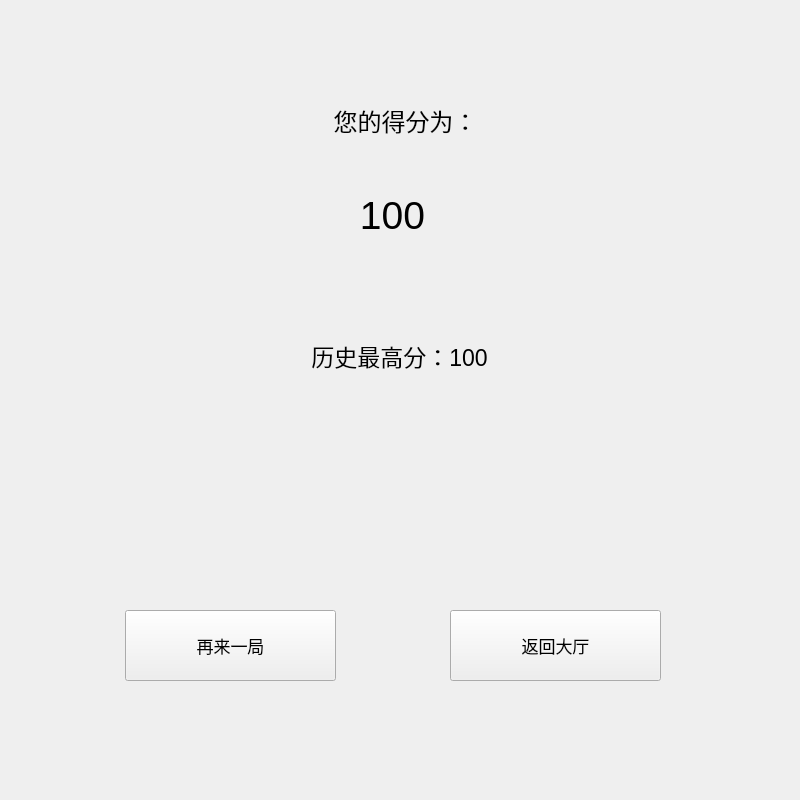
<?xml version="1.0" encoding="UTF-8"?>
<ui version="4.0">
 <class>End</class>
 <widget class="QWidget" name="End">
  <property name="geometry">
   <rect>
    <x>0</x>
    <y>0</y>
    <width>800</width>
    <height>800</height>
   </rect>
  </property>
  <property name="minimumSize">
   <size>
    <width>700</width>
    <height>700</height>
   </size>
  </property>
  <property name="maximumSize">
   <size>
    <width>1000</width>
    <height>1000</height>
   </size>
  </property>
  <property name="windowTitle">
   <string>游戏结束</string>
  </property>
  <widget class="QPushButton" name="restart">
   <property name="geometry">
    <rect>
     <x>125</x>
     <y>610</y>
     <width>211</width>
     <height>71</height>
    </rect>
   </property>
   <property name="font">
    <font>
     <pointsize>13</pointsize>
    </font>
   </property>
   <property name="text">
    <string>再来一局</string>
   </property>
  </widget>
  <widget class="QPushButton" name="hall">
   <property name="geometry">
    <rect>
     <x>450</x>
     <y>610</y>
     <width>211</width>
     <height>71</height>
    </rect>
   </property>
   <property name="font">
    <font>
     <pointsize>13</pointsize>
    </font>
   </property>
   <property name="text">
    <string>返回大厅</string>
   </property>
  </widget>
  <widget class="QLabel" name="label">
   <property name="geometry">
    <rect>
     <x>210</x>
     <y>60</y>
     <width>391</width>
     <height>121</height>
    </rect>
   </property>
   <property name="font">
    <font>
     <pointsize>18</pointsize>
    </font>
   </property>
   <property name="text">
    <string>您的得分为：</string>
   </property>
   <property name="alignment">
    <set>Qt::AlignCenter</set>
   </property>
  </widget>
  <widget class="QLabel" name="score">
   <property name="geometry">
    <rect>
     <x>257</x>
     <y>170</y>
     <width>271</width>
     <height>91</height>
    </rect>
   </property>
   <property name="font">
    <font>
     <pointsize>29</pointsize>
    </font>
   </property>
   <property name="text">
    <string>100</string>
   </property>
   <property name="alignment">
    <set>Qt::AlignCenter</set>
   </property>
  </widget>
  <widget class="QLabel" name="his">
   <property name="geometry">
    <rect>
     <x>14</x>
     <y>310</y>
     <width>771</width>
     <height>91</height>
    </rect>
   </property>
   <property name="font">
    <font>
     <pointsize>17</pointsize>
    </font>
   </property>
   <property name="text">
    <string>历史最高分：100</string>
   </property>
   <property name="alignment">
    <set>Qt::AlignCenter</set>
   </property>
  </widget>
 </widget>
 <resources/>
 <connections/>
</ui>
